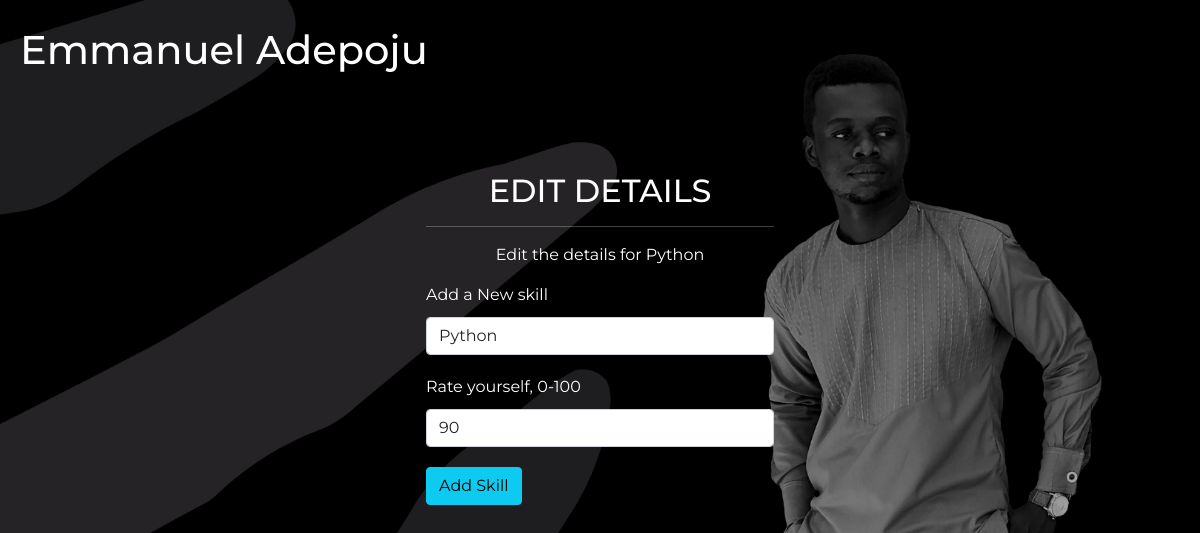
/skill/Python (signed in), run on an earlier commit of the app's database.
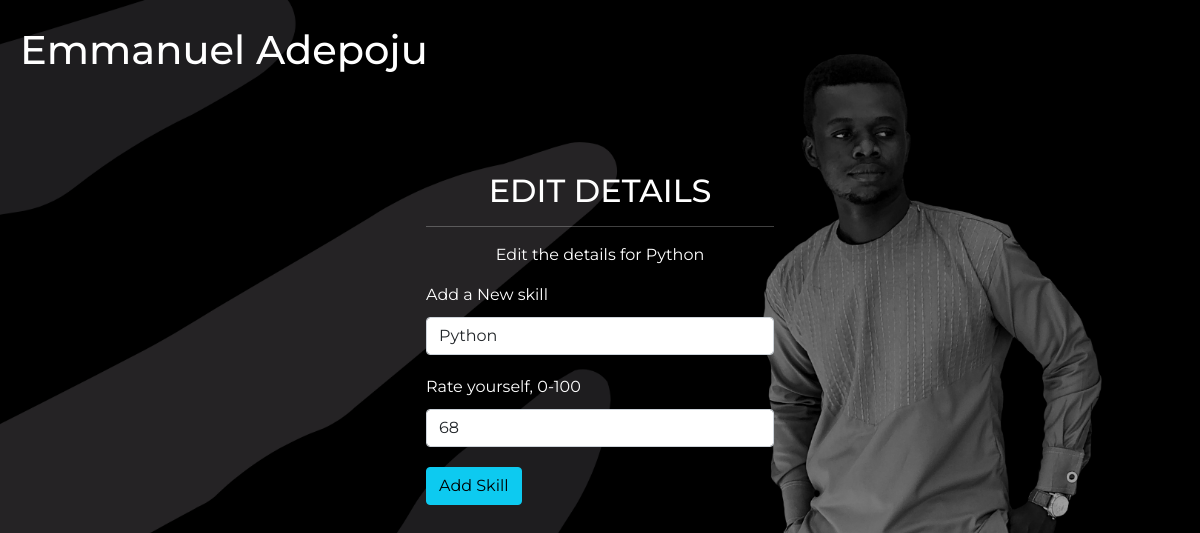
And on a later commit of the database.
### app/models.py (models this page shows)
class Skills(db.Model):
    id = db.Column(db.Integer, primary_key=True)
    skill = db.Column(db.String(250), nullable=False, unique=True)
    level = db.Column(db.Integer, nullable=False)

### app/views.py (the view)
@app.route('/skill/<skill_name>', methods=['GET', 'POST'])
@login_required
def edit_skill(skill_name):
    skill = Skills.query.filter_by(skill=skill_name).first()
    skill_form = SkillForm(skill=skill.skill,
                           level=skill.level)
    if request.method == 'POST' and skill_form.validate_on_submit():
        skill.skill = skill_form.skill.data
        skill.level = skill_form.level.data
        db.session.commit()
        return redirect('/#about')
    return render_template('editskills.html',
                           edit_form=skill_form,
                           item=skill.skill)

### app/forms.py
class SkillForm(FlaskForm):
    skill = StringField('Add a New skill', validators=[DataRequired()],
                        render_kw={'style': 'margin : 10px 0 20px'})
    level = IntegerField('Rate yourself, 0-100', validators=[DataRequired(), NumberRange(min=0, max=100)],
                         render_kw={'style': 'margin : 10px 0 20px'})
    submit = SubmitField("Add Skill")

### app/views.py (called while the page is built)
@login_manager.user_loader
def login_manager(user_id):
    return User.query.get(int(user_id))

### app/templates/editskills.html (shortened to what this page needs)
{% extends 'bootstrap/base.html' %}
{% import 'bootstrap/wtf.html' as wtf %}
{% block styles %}
<link href="{{ url_for('static', filename='assets/vendor/bootstrap/css/bootstrap.min.css') }} " rel="stylesheet">
<link href="{{ url_for('static', filename='assets/vendor/bootstrap-icons/bootstrap-icons.css') }} " rel="stylesheet">
<link href="{{ url_for('static', filename='assets/vendor/boxicons/css/boxicons.min.css') }} " rel="stylesheet">
<link href="{{ url_for('static', filename='assets/vendor/glightbox/css/glightbox.min.css') }} " rel="stylesheet">
<link href="{{ url_for('static', filename='assets/vendor/remixicon/remixicon.css') }} " rel="stylesheet">
<link href="{{ url_for('static', filename='assets/vendor/swiper/swiper-bundle.min.css') }} " rel="stylesheet">
<link href="{{ url_for('static', filename='assets/css/style.css') }} " rel="stylesheet">
<link href="{{ url_for('static', filename='assets/css/edit_styles.css') }} " rel="stylesheet">
{% endblock %}
{% block body %}
<header>
    <div class="login_header">
        <a href="{{ url_for('home') }}"><h1 class="title-log">Emmanuel Adepoju</h1></a>
    </div>
</header>
<div class="container">
    <div class="row justify-content-center login-row">
        <div class="col-6 col-lg-4 col-6">
            <h2>
                EDIT DETAILS
                <br>
                <hr>
            </h2>
            <p>
                Edit the details for {{ item }}
            </p>
            <div class="login_form">
                {{ wtf.quick_form(edit_form, button_map={'submit': 'btn-lg btn-info'}, form_type='inline') }}
            </div>
        </div>
    </div>
</div>
{% endblock %}

### app/static/assets/css/style.css (style rules this page uses)
body { font-family: 'Montserrat', sans-serif;; background-color: #040404; color: #fff; position: relative; background: transparent; }
body::before { content: ""; position: fixed; background: #040404 url("../img/laptop.png") top right no-repeat; background-size: cover; left: 0; right: 0; top: 0; height: 100vh; z-index: -1; }
@media (min-width: 1024px) { body::before { background-attachment: fixed; } }
a { color: #18d26e; text-decoration: none; }
h1, h2, h3, h4, h5, h6 { font-family: 'Montserrat', "Raleway", sans-serif; }

### app/static/assets/css/edit_styles.css (style rules this page uses)
.title-log { color: white; line-height: 1.5; font-family: 'Montserrat', sans-serif;; }
.login_form { text-align: left }
.login_header { padding: 20px; color: white; line-height: 1.5; }
.login-row { text-align: center; margin: 4rem auto auto; }

What changed in the data, as far as the page shows it:
changed Skills "Python": level "90" → "68"
